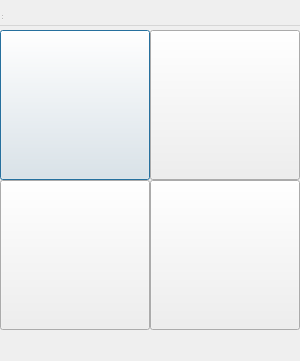
<?xml version="1.0" encoding="UTF-8"?>
<ui version="4.0">
 <class>WindowSuit</class>
 <widget class="QDialog" name="WindowSuit">
  <property name="enabled">
   <bool>true</bool>
  </property>
  <property name="geometry">
   <rect>
    <x>0</x>
    <y>0</y>
    <width>300</width>
    <height>361</height>
   </rect>
  </property>
  <property name="windowTitle">
   <string>MainWindow</string>
  </property>
  <widget class="QWidget" name="centralwidget" native="true">
   <property name="geometry">
    <rect>
     <x>0</x>
     <y>0</y>
     <width>300</width>
     <height>340</height>
    </rect>
   </property>
   <widget class="QPushButton" name="ButtonHeart">
    <property name="geometry">
     <rect>
      <x>0</x>
      <y>30</y>
      <width>150</width>
      <height>150</height>
     </rect>
    </property>
    <property name="text">
     <string/>
    </property>
    <property name="icon">
     <iconset resource="../res.qrc">
      <normaloff>:/image/PNG-cards/other/hearts.png</normaloff>:/image/PNG-cards/other/hearts.png</iconset>
    </property>
    <property name="iconSize">
     <size>
      <width>150</width>
      <height>150</height>
     </size>
    </property>
    <property name="autoRepeatDelay">
     <number>300</number>
    </property>
   </widget>
   <widget class="QPushButton" name="ButtonClubs">
    <property name="geometry">
     <rect>
      <x>0</x>
      <y>180</y>
      <width>150</width>
      <height>150</height>
     </rect>
    </property>
    <property name="text">
     <string/>
    </property>
    <property name="icon">
     <iconset resource="../res.qrc">
      <normaloff>:/image/PNG-cards/other/clubs.png</normaloff>:/image/PNG-cards/other/clubs.png</iconset>
    </property>
    <property name="iconSize">
     <size>
      <width>150</width>
      <height>150</height>
     </size>
    </property>
   </widget>
   <widget class="QPushButton" name="ButtonDiamonds">
    <property name="geometry">
     <rect>
      <x>150</x>
      <y>180</y>
      <width>150</width>
      <height>150</height>
     </rect>
    </property>
    <property name="text">
     <string/>
    </property>
    <property name="icon">
     <iconset resource="../res.qrc">
      <normaloff>:/image/PNG-cards/other/diamonds.png</normaloff>:/image/PNG-cards/other/diamonds.png</iconset>
    </property>
    <property name="iconSize">
     <size>
      <width>150</width>
      <height>150</height>
     </size>
    </property>
   </widget>
   <widget class="QPushButton" name="ButtonSpades">
    <property name="geometry">
     <rect>
      <x>150</x>
      <y>30</y>
      <width>150</width>
      <height>150</height>
     </rect>
    </property>
    <property name="text">
     <string/>
    </property>
    <property name="icon">
     <iconset resource="../res.qrc">
      <normaloff>:/image/PNG-cards/other/spades.png</normaloff>:/image/PNG-cards/other/spades.png</iconset>
    </property>
    <property name="iconSize">
     <size>
      <width>150</width>
      <height>150</height>
     </size>
    </property>
   </widget>
   <widget class="QLabel" name="label">
    <property name="geometry">
     <rect>
      <x>90</x>
      <y>-1</y>
      <width>121</width>
      <height>30</height>
     </rect>
    </property>
    <property name="text">
     <string>Оберіть масть </string>
    </property>
   </widget>
  </widget>
  <widget class="QMenuBar" name="menubar">
   <property name="geometry">
    <rect>
     <x>0</x>
     <y>0</y>
     <width>300</width>
     <height>26</height>
    </rect>
   </property>
  </widget>
  <widget class="QStatusBar" name="statusbar">
   <property name="geometry">
    <rect>
     <x>0</x>
     <y>0</y>
     <width>3</width>
     <height>21</height>
    </rect>
   </property>
  </widget>
 </widget>
 <resources>
  <include location="../res.qrc"/>
 </resources>
 <connections/>
</ui>
